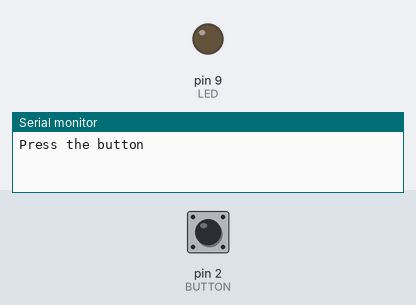
Recording of a sketch running on a simulated Arduino Uno, built with avr-gcc and run on an emulated ATmega328P. On the bench: output pins drawn as LEDs (lit = HIGH), the last lines printed to the serial monitor. The inputs (shaded band) are chosen by the test bench; at power-on: pin 2 (BUTTON) HIGH.

Above: at 1.2 s.
1.3 s: pin 2 (BUTTON) pulled LOW for 0.15 s
At 2.5 s:
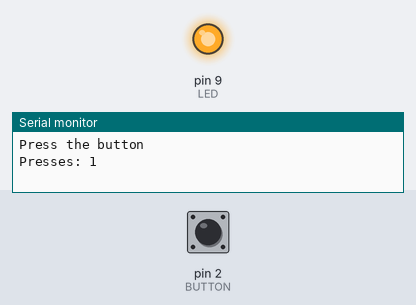
2.9 s: pin 2 (BUTTON) pulled LOW for 1 s
At 3.9 s:
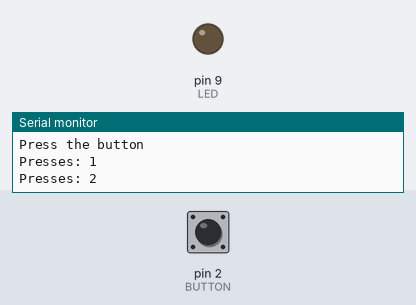
5.4 s: pin 2 (BUTTON) pulled LOW for 3.2 s
At 5.8 s:
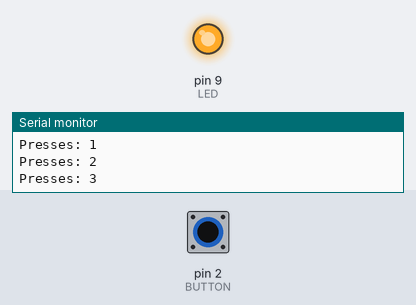
Timing chart, 0 to 8.4 s (numbered marks = the images above; inputs shaded):
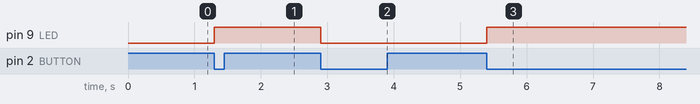

Measured:
- after the input at 1.3 s, pin 9 (LED): LOW → HIGH at once
- after the input at 2.9 s, pin 9 (LED): HIGH → LOW at once
- after the input at 5.4 s, pin 9 (LED): LOW → HIGH at once

The sketch:

p014-press-counter.ino
```cpp
// Project 14: Press Counter
// Counts button presses and reports the total.
// The LED is on for odd counts and off for even ones.
// Uses the same circuit as Project 12.

const int BUTTON = 2;
const int LED = 9;
const int DEBOUNCE = 20;      // ms to let the contacts settle

int count = 0;
bool wasPressed = false;      // the button last time round

void setup() {
  pinMode(BUTTON, INPUT_PULLUP);
  pinMode(LED, OUTPUT);
  Serial.begin(9600);
  Serial.println("Press the button");
}

void loop() {
  bool pressed = (digitalRead(BUTTON) == LOW);

  // An edge: not pressed last time, pressed now.
  if (pressed && !wasPressed) {
    count = count + 1;
    Serial.print("Presses: ");
    Serial.println(count);
    digitalWrite(LED, count % 2);   // remainder after / 2
  }

  wasPressed = pressed;       // remember for next time
  delay(DEBOUNCE);
}
```
